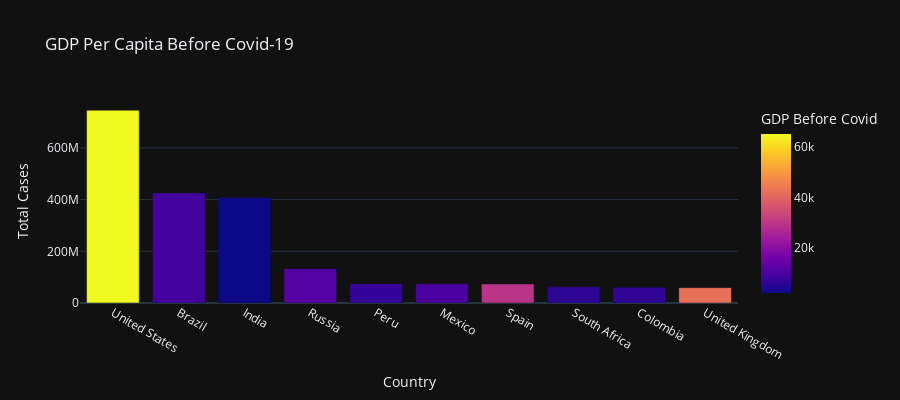

Notebook source saved alongside this figure:
### Markdown cell above
Let’s have a look at the GDP per capita before the outbreak of covid-19 among the countries with the highest number of covid-19 cases.

### Code cell
# Let's check the GDP per capita before the outbreak of covid-19 among the countries with the highest number of covid-19 cases

fig = px.bar(data, x='Country', y='Total Cases',
             hover_data=['Population', 'Total Deaths'], 
             color='GDP Before Covid', height=400, 
             title="GDP Per Capita Before Covid-19")
fig.show()

### Figure 1 — Plotly figure (JSON) as saved in the notebook; plotly's stock layout.template omitted (floating-point values rounded to 4 significant figures)
{"data": [{"alignmentgroup": "True", "customdata": [[19.62, 26477574], [19.17, 14340567], [21.05, 7247327], [18.8, 2131571], [17.31, 3020038], [18.67, 7295850], [17.66, 5510624], [17.9, 1357682], [17.75, 1936134], [18.03, 7249573]], "hovertemplate": "Country=%{x}<br>Total Cases=%{y}<br>Population=%{customdata[0]}<br>Total Deaths=%{customdata[1]}<br>GDP Before Covid=%{marker.color}<extra></extra>", "legendgroup": "", "marker": {"color": [65280.0, 8897.0, 2101.0, 11500.0, 7028.0, 9946.0, 29560.0, 6001.0, 6425.0, 42350.0], "coloraxis": "coloraxis", "pattern": {"shape": ""}}, "name": "", "offsetgroup": "", "orientation": "v", "showlegend": false, "textposition": "auto", "type": "bar", "x": ["United States", "Brazil", "India", "Russia", "Peru", "Mexico", "Spain", "South Africa", "Colombia", "United Kingdom"], "xaxis": "x", "y": [746014098, 425704517, 407771615, 132888951, 74882695, 74347548, 73717676, 63027659, 60543682, 59475032], "yaxis": "y"}], "layout": {"barmode": "relative", "coloraxis": {"colorbar": {"title": {"text": "GDP Before Covid"}}, "colorscale": [[0, "#0d0887"], [0.1111, "#46039f"], [0.2222, "#7201a8"], [0.3333, "#9c179e"], [0.4444, "#bd3786"], [0.5556, "#d8576b"], [0.6667, "#ed7953"], [0.7778, "#fb9f3a"], [0.8889, "#fdca26"], [1, "#f0f921"]]}, "height": 400, "legend": {"tracegroupgap": 0}, "title": {"text": "GDP Per Capita Before Covid-19"}, "xaxis": {"anchor": "y", "domain": [0, 1], "title": {"text": "Country"}}, "yaxis": {"anchor": "x", "domain": [0, 1], "title": {"text": "Total Cases"}}}}
